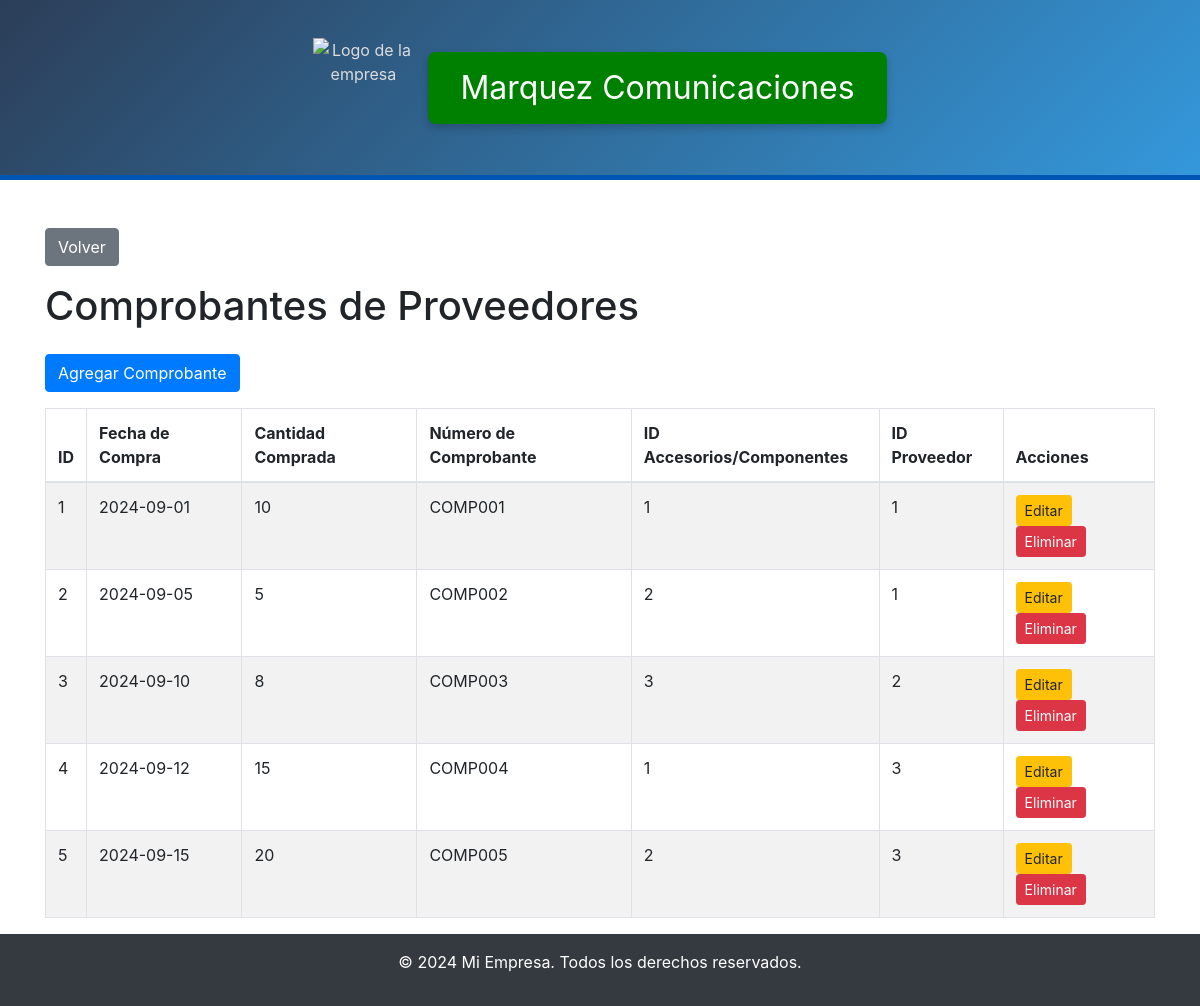
Page /administrador/comprobante_proveedores/index.php on the committed database.
### tables this page shows
CREATE TABLE `comprobante_proveedores` (
  `id_comprobante_proveedores` int(11) NOT NULL,
  `fecha_de_compra` varchar(45) DEFAULT NULL,
  `cantidad_comprada` varchar(45) DEFAULT NULL,
  `num_de_comprobante` varchar(45) DEFAULT NULL,
  `id_accesorios_y_componentes` int(11) NOT NULL,
  `id_proveedores` int(11) NOT NULL
);

### administrador/comprobante_proveedores/index.php (the view, shortened to what this page needs)
<?php
include '../../base_datos/db.php';
$query = "SELECT * FROM comprobante_proveedores";
$result = mysqli_query($conn, $query);
?>
<?php include('../../includes/header.php'); ?>
<div class="container mt-5">
    <a href="../administrador.php" class="btn btn-secondary mb-3">Volver</a>
    <h1 class="mb-4">Comprobantes de Proveedores</h1>
    <a href="create.php" class="btn btn-primary mb-3">Agregar Comprobante</a>
    <table class="table table-striped table-bordered">
        <thead>
            <tr>
                <th>ID</th>
                <th>Fecha de Compra</th>
                <th>Cantidad Comprada</th>
                <th>Número de Comprobante</th>
                <th>ID Accesorios/Componentes</th>
                <th>ID Proveedor</th>
                <th>Acciones</th>
            </tr>
        </thead>
        <tbody>
            <?php while ($row = mysqli_fetch_assoc($result)) { ?>
            <tr>
                <td><?php echo htmlspecialchars($row['id_comprobante_proveedores']); ?></td>
                <td><?php echo htmlspecialchars($row['fecha_de_compra']); ?></td>
                <td><?php echo htmlspecialchars($row['cantidad_comprada']); ?></td>
                <td><?php echo htmlspecialchars($row['num_de_comprobante']); ?></td>
                <td><?php echo htmlspecialchars($row['id_accesorios_y_componentes']); ?></td>
                <td><?php echo htmlspecialchars($row['id_proveedores']); ?></td>
                <td>
                    <a href="edit.php?id=<?php echo htmlspecialchars($row['id_comprobante_proveedores']); ?>" class="btn btn-warning btn-sm">Editar</a>
                    <a href="delete.php?id=<?php echo htmlspecialchars($row['id_comprobante_proveedores']); ?>" class="btn btn-danger btn-sm">Eliminar</a>
                </td>
            </tr>
            <?php } ?>
        </tbody>
    </table>
</div>
<?php include('../../includes/footer.php'); ?>

### includes/header.php (style rules this page uses)
body { padding-top: 180px; }

### rows in the picture
comprobante_proveedores: id_comprobante_proveedores "1", fecha_de_compra "2024-09-01", cantidad_comprada "10", num_de_comprobante "COMP001", id_accesorios_y_componentes "1", id_proveedores "1"
comprobante_proveedores: id_comprobante_proveedores "2", fecha_de_compra "2024-09-05", cantidad_comprada "5", num_de_comprobante "COMP002", id_accesorios_y_componentes "2", id_proveedores "1"
comprobante_proveedores: id_comprobante_proveedores "3", fecha_de_compra "2024-09-10", cantidad_comprada "8", num_de_comprobante "COMP003", id_accesorios_y_componentes "3", id_proveedores "2"
comprobante_proveedores: id_comprobante_proveedores "4", fecha_de_compra "2024-09-12", cantidad_comprada "15", num_de_comprobante "COMP004", id_accesorios_y_componentes "1", id_proveedores "3"
comprobante_proveedores: id_comprobante_proveedores "5", fecha_de_compra "2024-09-15", cantidad_comprada "20", num_de_comprobante "COMP005", id_accesorios_y_componentes "2", id_proveedores "3"
